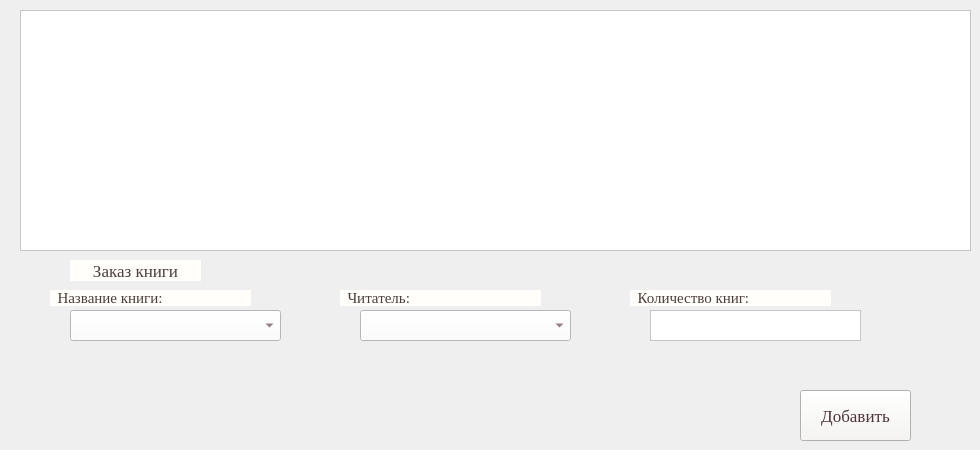
    <widget class="QWidget" name="order">
     <attribute name="title">
      <string>Заказ книги</string>
     </attribute>
     <widget class="QTableView" name="tab_order">
      <property name="geometry">
       <rect>
        <x>20</x>
        <y>10</y>
        <width>951</width>
        <height>241</height>
       </rect>
      </property>
      <property name="styleSheet">
       <string notr="true">background-color: rgb(255, 255, 255);</string>
      </property>
     </widget>
     <widget class="QLabel" name="lab_nazv_o">
      <property name="geometry">
       <rect>
        <x>70</x>
        <y>260</y>
        <width>131</width>
        <height>21</height>
       </rect>
      </property>
      <property name="font">
       <font>
        <family>Georgia</family>
        <pointsize>13</pointsize>
       </font>
      </property>
      <property name="styleSheet">
       <string notr="true">background-color: rgb(255, 254, 250);
color: rgb(77, 61, 58);</string>
      </property>
      <property name="text">
       <string>Заказ книги</string>
      </property>
      <property name="alignment">
       <set>Qt::AlignCenter</set>
      </property>
     </widget>
     <widget class="QLabel" name="lab_naz_nameb_o">
      <property name="geometry">
       <rect>
        <x>50</x>
        <y>290</y>
        <width>201</width>
        <height>16</height>
       </rect>
      </property>
      <property name="font">
       <font>
        <family>Georgia</family>
        <pointsize>11</pointsize>
       </font>
      </property>
      <property name="styleSheet">
       <string notr="true">background-color: rgb(255, 254, 250);
color: rgb(77, 61, 58);</string>
      </property>
      <property name="text">
       <string>  Название книги:</string>
      </property>
     </widget>
     <widget class="QComboBox" name="cB_nameb_o">
      <property name="geometry">
       <rect>
        <x>70</x>
        <y>310</y>
        <width>211</width>
        <height>31</height>
       </rect>
      </property>
      <property name="styleSheet">
       <string notr="true">background-color: rgb(255, 255, 255);
color: rgb(88, 53, 59);</string>
      </property>
     </widget>
     <widget class="QLabel" name="lab_naz_read_o">
      <property name="geometry">
       <rect>
        <x>340</x>
        <y>290</y>
        <width>201</width>
        <height>16</height>
       </rect>
      </property>
      <property name="font">
       <font>
        <family>Georgia</family>
        <pointsize>11</pointsize>
       </font>
      </property>
      <property name="styleSheet">
       <string notr="true">background-color: rgb(255, 254, 250);
color: rgb(77, 61, 58);</string>
      </property>
      <property name="text">
       <string>  Читатель:</string>
      </property>
     </widget>
     <widget class="QComboBox" name="cB_read_o">
      <property name="geometry">
       <rect>
        <x>360</x>
        <y>310</y>
        <width>211</width>
        <height>31</height>
       </rect>
      </property>
      <property name="styleSheet">
       <string notr="true">background-color: rgb(255, 255, 255);
color: rgb(88, 53, 59);</string>
      </property>
     </widget>
     <widget class="QLabel" name="lab_naz_numb_o">
      <property name="geometry">
       <rect>
        <x>630</x>
        <y>290</y>
        <width>201</width>
        <height>16</height>
       </rect>
      </property>
      <property name="font">
       <font>
        <family>Georgia</family>
        <pointsize>11</pointsize>
       </font>
      </property>
      <property name="styleSheet">
       <string notr="true">background-color: rgb(255, 254, 250);
color: rgb(77, 61, 58);</string>
      </property>
      <property name="text">
       <string>  Количество книг:</string>
      </property>
     </widget>
     <widget class="QTextEdit" name="te_numb_o">
      <property name="geometry">
       <rect>
        <x>650</x>
        <y>310</y>
        <width>211</width>
        <height>31</height>
       </rect>
      </property>
      <property name="font">
       <font>
        <family>Georgia</family>
        <pointsize>9</pointsize>
       </font>
      </property>
      <property name="styleSheet">
       <string notr="true">background-color: rgb(255, 255, 255);
color: rgb(85, 54, 59);</string>
      </property>
     </widget>
     <widget class="QPushButton" name="btn_add_o">
      <property name="geometry">
       <rect>
        <x>800</x>
        <y>390</y>
        <width>111</width>
        <height>51</height>
       </rect>
      </property>
      <property name="sizePolicy">
       <sizepolicy hsizetype="Minimum" vsizetype="Fixed">
        <horstretch>0</horstretch>
        <verstretch>0</verstretch>
       </sizepolicy>
      </property>
      <property name="font">
       <font>
        <family>Georgia</family>
        <pointsize>13</pointsize>
       </font>
      </property>
      <property name="styleSheet">
       <string notr="true">background-color: rgb(247, 246, 243);
color: rgb(81, 50, 55);</string>
      </property>
      <property name="text">
       <string>Добавить</string>
      </property>
     </widget>
    </widget>
